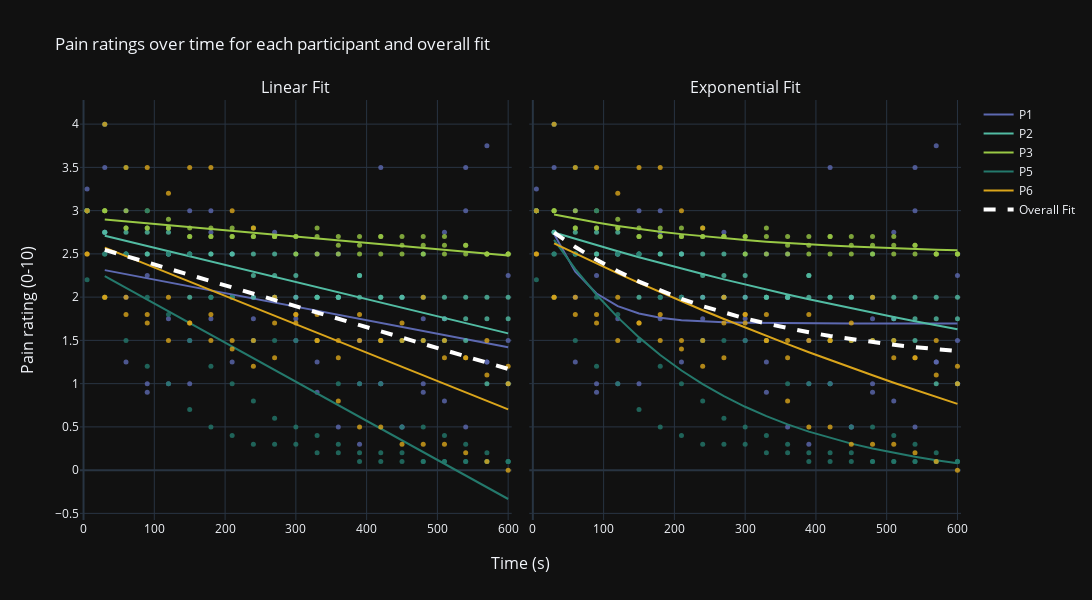

Notebook code cell kept with this figure:
### Markdown cell above
## Visualize pain ratings as function of time

### Code cell
import plotly.graph_objects as go
from plotly.subplots import make_subplots

p_colours = px.colors.qualitative.Vivid

tonic_data["pid"] = tonic_data["pid"].astype(str)
participant_numbers = np.unique(tonic_data["pid"])
fig = make_subplots(rows=1, cols=2, shared_yaxes=True,
                    subplot_titles=("Linear Fit", "Exponential Fit"),
                    x_title="Time (s)", y_title="Pain rating (0-10)",
                    horizontal_spacing=0.02, vertical_spacing=0.1)
# fig = go.Figure()
for p in participant_numbers:
    p=int(p)
    # point data
    fig.add_trace(
        go.Scatter(
            x=tonic_data["timepoint"][tonic_data["pid"] == str(p)],
            y=tonic_data["painrating"][tonic_data["pid"] == str(p)]
            .to_numpy()
            .flatten(),
            mode="markers",
            name=f"P{p}",
            marker=dict(size=10, opacity=0.8, color=p_colours[p]), #px.colors.qualitative.D3[p]),
            showlegend=False
        ), row=1, col=1
    )
    fig.add_trace(
        go.Scatter(
            x=tonic_data["timepoint"][tonic_data["pid"] == str(p)],
            y=tonic_data["painrating"][tonic_data["pid"] == str(p)]
            .to_numpy()
            .flatten(),
            mode="markers",
            name=f"P{p}",
            marker=dict(size=10, opacity=0.8, color=p_colours[p]), #px.colors.qualitative.D3[p]),
            showlegend=False
        ), row=1, col=2
    )

    # fitted data
    fig.add_trace(
        go.Scatter(
            x=timepoints.flatten(),
            y=tonic_fits["participant"]["linear"]["ypred"][p].flatten(), 
            mode="lines",
            name=f"P{p}",
            line=dict(dash="solid", color=p_colours[p]), #px.colors.qualitative.D3[p]),
        ), row=1, col=1
    )
    fig.add_trace(
        go.Scatter(
            x=timepoints.flatten(),
            y=tonic_fits["participant"]["exp"]["ypred"][p].flatten(), 
            mode="lines",
            name=f"P{p}",
            line=dict(dash="solid", color=p_colours[p]), #px.colors.qualitative.D3[p]),
            showlegend=False
        ), row=1, col=2
    )
fig.add_trace(
    go.Scatter(
        x=timepoints.flatten(),
        y=tonic_fits["overall"]["linear"]["ypred"].flatten(),
        mode="lines",
        name="Overall Fit",
        line=dict(dash="dash", color="white", width=4),
    ),row=1, col=1,
)
fig.add_trace(
    go.Scatter(
        x=timepoints.flatten(),
        y=tonic_fits["overall"]["exp"]["ypred"].flatten(),
        mode="lines",
        name="Overall Fit",
        line=dict(dash="dash", color="white", width=4),
        showlegend=False
    ),row=1, col=2
)

fig.update_traces(
    marker_size=5,
    marker_opacity=0.8,
)

fig.update_layout(
    width=1200,
    height=600,
    template="plotly_dark",
    title="Pain ratings over time for each participant and overall fit",
    legend=dict(orientation="v")
)
fig.update_xaxes(range=[-5, 605])

fig.show()

### Figure 1 — Plotly figure (JSON) as saved in the notebook; plotly's stock layout.template omitted (floating-point values rounded to 4 significant figures)
{"data": [{"marker": {"color": "rgb(93, 105, 177)", "opacity": 0.8, "size": 5}, "mode": "markers", "name": "P1", "showlegend": false, "type": "scatter", "x": [5, 5, 5, 30, 30, 30, 60, 60, 60, 90, 90, 90, 120, 120, 120, 150, 150, 150, 180, 180, 180, 210, 210, 210, 240, 240, 240, 270, 270, 270, 300, 300, 300, 330, 330, 330, 360, 360, 360, 390, 390, 390, 420, 420, 420, 450, 450, 450, 480, 480, 480, 510, 510, 510, 540, 540, 540, 570, 570, 570, 600, 600, 600], "xaxis": "x", "y": [3, 3, 3.25, 4, 3.5, 2.75, 3, 2, 1.25, 2.25, 1, 0.9, 2.5, 1, 1.75, 3, 1.5, 1, 2.75, 3, 1.75, 2, 2.5, 1.25, 1.5, 1.75, 2, 2, 2, 2.75, 1.5, 1.75, 2, 0.9, 1.25, 2.5, 0.5, 2.5, 2, 0.3, 1, 1.5, 1, 3.5, 1, 0.5, 2, 0.5, 1.75, 0.9, 1, 2.75, 1.75, 0.8, 3.5, 3, 0.5, 1.25, 3.75, 1.25, 2.25, 1.5, 1], "yaxis": "y"}, {"marker": {"color": "rgb(93, 105, 177)", "opacity": 0.8, "size": 5}, "mode": "markers", "name": "P1", "showlegend": false, "type": "scatter", "x": [5, 5, 5, 30, 30, 30, 60, 60, 60, 90, 90, 90, 120, 120, 120, 150, 150, 150, 180, 180, 180, 210, 210, 210, 240, 240, 240, 270, 270, 270, 300, 300, 300, 330, 330, 330, 360, 360, 360, 390, 390, 390, 420, 420, 420, 450, 450, 450, 480, 480, 480, 510, 510, 510, 540, 540, 540, 570, 570, 570, 600, 600, 600], "xaxis": "x2", "y": [3, 3, 3.25, 4, 3.5, 2.75, 3, 2, 1.25, 2.25, 1, 0.9, 2.5, 1, 1.75, 3, 1.5, 1, 2.75, 3, 1.75, 2, 2.5, 1.25, 1.5, 1.75, 2, 2, 2, 2.75, 1.5, 1.75, 2, 0.9, 1.25, 2.5, 0.5, 2.5, 2, 0.3, 1, 1.5, 1, 3.5, 1, 0.5, 2, 0.5, 1.75, 0.9, 1, 2.75, 1.75, 0.8, 3.5, 3, 0.5, 1.25, 3.75, 1.25, 2.25, 1.5, 1], "yaxis": "y2"}, {"line": {"color": "rgb(93, 105, 177)", "dash": "solid"}, "marker": {"opacity": 0.8, "size": 5}, "mode": "lines", "name": "P1", "type": "scatter", "x": [30, 60, 90, 120, 150, 180, 210, 240, 270, 300, 330, 360, 390, 420, 450, 480, 510, 540, 570, 600], "xaxis": "x", "y": [2.312, 2.265, 2.218, 2.172, 2.125, 2.078, 2.031, 1.984, 1.937, 1.89, 1.843, 1.796, 1.749, 1.702, 1.655, 1.609, 1.562, 1.515, 1.468, 1.421], "yaxis": "y"}, {"line": {"color": "rgb(93, 105, 177)", "dash": "solid"}, "marker": {"opacity": 0.8, "size": 5}, "mode": "lines", "name": "P1", "showlegend": false, "type": "scatter", "x": [30, 60, 90, 120, 150, 180, 210, 240, 270, 300, 330, 360, 390, 420, 450, 480, 510, 540, 570, 600], "xaxis": "x2", "y": [2.728, 2.293, 2.041, 1.896, 1.811, 1.762, 1.734, 1.718, 1.708, 1.703, 1.7, 1.698, 1.697, 1.696, 1.696, 1.696, 1.695, 1.695, 1.695, 1.695], "yaxis": "y2"}, {"marker": {"color": "rgb(82, 188, 163)", "opacity": 0.8, "size": 5}, "mode": "markers", "name": "P2", "showlegend": false, "type": "scatter", "x": [5, 5, 5, 30, 30, 30, 60, 60, 60, 90, 90, 90, 120, 120, 120, 150, 150, 150, 180, 180, 180, 210, 210, 210, 240, 240, 240, 270, 270, 270, 300, 300, 300, 330, 330, 330, 360, 360, 360, 390, 390, 390, 420, 420, 420, 450, 450, 450, 480, 480, 480, 510, 510, 510, 540, 540, 540, 570, 570, 570, 600, 600, 600], "xaxis": "x", "y": [3, 3, 3, 2.75, 2.5, 2.75, 2.75, 2.5, 2.5, 2.75, 2.5, 2.5, 2.75, 2.5, 2.5, 2.5, 2.5, 2, 2.5, 2.5, 2, 2.5, 2.5, 2, 2.5, 2, 2.25, 2.5, 2, 2.25, 2.5, 2, 2.25, 2, 2, 2, 2, 2, 2, 2.25, 2.25, 2, 2, 2, 1.5, 2, 2, 1.5, 2, 1.5, 2.5, 2, 1.5, 1.75, 2, 1.5, 1.75, 2, 1, 1.75, 2, 1, 1.75], "yaxis": "y"}, {"marker": {"color": "rgb(82, 188, 163)", "opacity": 0.8, "size": 5}, "mode": "markers", "name": "P2", "showlegend": false, "type": "scatter", "x": [5, 5, 5, 30, 30, 30, 60, 60, 60, 90, 90, 90, 120, 120, 120, 150, 150, 150, 180, 180, 180, 210, 210, 210, 240, 240, 240, 270, 270, 270, 300, 300, 300, 330, 330, 330, 360, 360, 360, 390, 390, 390, 420, 420, 420, 450, 450, 450, 480, 480, 480, 510, 510, 510, 540, 540, 540, 570, 570, 570, 600, 600, 600], "xaxis": "x2", "y": [3, 3, 3, 2.75, 2.5, 2.75, 2.75, 2.5, 2.5, 2.75, 2.5, 2.5, 2.75, 2.5, 2.5, 2.5, 2.5, 2, 2.5, 2.5, 2, 2.5, 2.5, 2, 2.5, 2, 2.25, 2.5, 2, 2.25, 2.5, 2, 2.25, 2, 2, 2, 2, 2, 2, 2.25, 2.25, 2, 2, 2, 1.5, 2, 2, 1.5, 2, 1.5, 2.5, 2, 1.5, 1.75, 2, 1.5, 1.75, 2, 1, 1.75, 2, 1, 1.75], "yaxis": "y2"}, {"line": {"color": "rgb(82, 188, 163)", "dash": "solid"}, "marker": {"opacity": 0.8, "size": 5}, "mode": "lines", "name": "P2", "type": "scatter", "x": [30, 60, 90, 120, 150, 180, 210, 240, 270, 300, 330, 360, 390, 420, 450, 480, 510, 540, 570, 600], "xaxis": "x", "y": [2.71, 2.65, 2.591, 2.531, 2.472, 2.413, 2.353, 2.294, 2.234, 2.175, 2.116, 2.056, 1.997, 1.938, 1.878, 1.819, 1.759, 1.7, 1.641, 1.581], "yaxis": "y"}, {"line": {"color": "rgb(82, 188, 163)", "dash": "solid"}, "marker": {"opacity": 0.8, "size": 5}, "mode": "lines", "name": "P2", "showlegend": false, "type": "scatter", "x": [30, 60, 90, 120, 150, 180, 210, 240, 270, 300, 330, 360, 390, 420, 450, 480, 510, 540, 570, 600], "xaxis": "x2", "y": [2.747, 2.672, 2.6, 2.53, 2.461, 2.395, 2.33, 2.267, 2.206, 2.146, 2.088, 2.031, 1.976, 1.922, 1.87, 1.819, 1.77, 1.722, 1.675, 1.63], "yaxis": "y2"}, {"marker": {"color": "rgb(153, 201, 69)", "opacity": 0.8, "size": 5}, "mode": "markers", "name": "P3", "showlegend": false, "type": "scatter", "x": [5, 5, 5, 30, 30, 30, 60, 60, 60, 90, 90, 90, 120, 120, 120, 150, 150, 150, 180, 180, 180, 210, 210, 210, 240, 240, 240, 270, 270, 270, 300, 300, 300, 330, 330, 330, 360, 360, 360, 390, 390, 390, 420, 420, 420, 450, 450, 450, 480, 480, 480, 510, 510, 510, 540, 540, 540, 570, 570, 570, 600, 600, 600], "xaxis": "x", "y": [3, 3, 3, 3, 3, 3, 3, 2.8, 2.8, 3, 2.8, 2.8, 2.8, 2.8, 2.9, 2.7, 2.7, 2.8, 2.7, 2.7, 2.8, 2.7, 2.7, 2.8, 2.7, 2.7, 2.8, 2.7, 2.7, 2.7, 2.7, 2.5, 2.7, 2.8, 2.5, 2.7, 2.7, 2.5, 2.6, 2.7, 2.5, 2.6, 2.7, 2.5, 2.7, 2.7, 2.5, 2.6, 2.7, 2.5, 2.6, 2.7, 2.5, 2.6, 2.6, 2.5, 2.6, 2.5, 2.5, 2.5, 2.5, 2.5, 2.5], "yaxis": "y"}, {"marker": {"color": "rgb(153, 201, 69)", "opacity": 0.8, "size": 5}, "mode": "markers", "name": "P3", "showlegend": false, "type": "scatter", "x": [5, 5, 5, 30, 30, 30, 60, 60, 60, 90, 90, 90, 120, 120, 120, 150, 150, 150, 180, 180, 180, 210, 210, 210, 240, 240, 240, 270, 270, 270, 300, 300, 300, 330, 330, 330, 360, 360, 360, 390, 390, 390, 420, 420, 420, 450, 450, 450, 480, 480, 480, 510, 510, 510, 540, 540, 540, 570, 570, 570, 600, 600, 600], "xaxis": "x2", "y": [3, 3, 3, 3, 3, 3, 3, 2.8, 2.8, 3, 2.8, 2.8, 2.8, 2.8, 2.9, 2.7, 2.7, 2.8, 2.7, 2.7, 2.8, 2.7, 2.7, 2.8, 2.7, 2.7, 2.8, 2.7, 2.7, 2.7, 2.7, 2.5, 2.7, 2.8, 2.5, 2.7, 2.7, 2.5, 2.6, 2.7, 2.5, 2.6, 2.7, 2.5, 2.7, 2.7, 2.5, 2.6, 2.7, 2.5, 2.6, 2.7, 2.5, 2.6, 2.6, 2.5, 2.6, 2.5, 2.5, 2.5, 2.5, 2.5, 2.5], "yaxis": "y2"}, {"line": {"color": "rgb(153, 201, 69)", "dash": "solid"}, "marker": {"opacity": 0.8, "size": 5}, "mode": "lines", "name": "P3", "type": "scatter", "x": [30, 60, 90, 120, 150, 180, 210, 240, 270, 300, 330, 360, 390, 420, 450, 480, 510, 540, 570, 600], "xaxis": "x", "y": [2.898, 2.876, 2.854, 2.832, 2.81, 2.788, 2.766, 2.744, 2.722, 2.7, 2.678, 2.656, 2.634, 2.612, 2.59, 2.568, 2.546, 2.524, 2.502, 2.48], "yaxis": "y"}, {"line": {"color": "rgb(153, 201, 69)", "dash": "solid"}, "marker": {"opacity": 0.8, "size": 5}, "mode": "lines", "name": "P3", "showlegend": false, "type": "scatter", "x": [30, 60, 90, 120, 150, 180, 210, 240, 270, 300, 330, 360, 390, 420, 450, 480, 510, 540, 570, 600], "xaxis": "x2", "y": [2.955, 2.906, 2.862, 2.823, 2.788, 2.757, 2.728, 2.703, 2.68, 2.66, 2.641, 2.625, 2.61, 2.597, 2.585, 2.574, 2.564, 2.556, 2.548, 2.541], "yaxis": "y2"}, {"marker": {"color": "rgb(36, 121, 108)", "opacity": 0.8, "size": 5}, "mode": "markers", "name": "P5", "showlegend": false, "type": "scatter", "x": [5, 5, 5, 30, 30, 30, 60, 60, 60, 90, 90, 90, 120, 120, 120, 150, 150, 150, 180, 180, 180, 210, 210, 210, 240, 240, 240, 270, 270, 270, 300, 300, 300, 330, 330, 330, 360, 360, 360, 390, 390, 390, 420, 420, 420, 450, 450, 450, 480, 480, 480, 510, 510, 510, 540, 540, 540, 570, 570, 570, 600, 600, 600], "xaxis": "x", "y": [3, 3, 2.2, 4, 2.5, 2, 3.5, 2.5, 1.5, 3, 2, 1.2, 2.5, 1.8, 1, 2.5, 1.5, 0.7, 2, 1.2, 0.5, 2, 1, 0.4, 1.5, 0.8, 0.3, 1.5, 0.6, 0.3, 1.5, 0.5, 0.3, 1.5, 0.4, 0.2, 1, 0.3, 0.2, 1, 0.2, 0.1, 1, 0.2, 0.1, 0.5, 0.2, 0.1, 0.5, 0.1, 0.1, 0.4, 0.1, 0.1, 0.3, 0.1, 0.1, 0.2, 0.1, 0.1, 0.1, 0.1, 0.1], "yaxis": "y"}, {"marker": {"color": "rgb(36, 121, 108)", "opacity": 0.8, "size": 5}, "mode": "markers", "name": "P5", "showlegend": false, "type": "scatter", "x": [5, 5, 5, 30, 30, 30, 60, 60, 60, 90, 90, 90, 120, 120, 120, 150, 150, 150, 180, 180, 180, 210, 210, 210, 240, 240, 240, 270, 270, 270, 300, 300, 300, 330, 330, 330, 360, 360, 360, 390, 390, 390, 420, 420, 420, 450, 450, 450, 480, 480, 480, 510, 510, 510, 540, 540, 540, 570, 570, 570, 600, 600, 600], "xaxis": "x2", "y": [3, 3, 2.2, 4, 2.5, 2, 3.5, 2.5, 1.5, 3, 2, 1.2, 2.5, 1.8, 1, 2.5, 1.5, 0.7, 2, 1.2, 0.5, 2, 1, 0.4, 1.5, 0.8, 0.3, 1.5, 0.6, 0.3, 1.5, 0.5, 0.3, 1.5, 0.4, 0.2, 1, 0.3, 0.2, 1, 0.2, 0.1, 1, 0.2, 0.1, 0.5, 0.2, 0.1, 0.5, 0.1, 0.1, 0.4, 0.1, 0.1, 0.3, 0.1, 0.1, 0.2, 0.1, 0.1, 0.1, 0.1, 0.1], "yaxis": "y2"}, {"line": {"color": "rgb(36, 121, 108)", "dash": "solid"}, "marker": {"opacity": 0.8, "size": 5}, "mode": "lines", "name": "P5", "type": "scatter", "x": [30, 60, 90, 120, 150, 180, 210, 240, 270, 300, 330, 360, 390, 420, 450, 480, 510, 540, 570, 600], "xaxis": "x", "y": [2.242, 2.106, 1.97, 1.835, 1.699, 1.564, 1.428, 1.293, 1.157, 1.022, 0.8862, 0.7506, 0.6151, 0.4796, 0.344, 0.2085, 0.07296, -0.06258, -0.1981, -0.3336], "yaxis": "y"}, {"line": {"color": "rgb(36, 121, 108)", "dash": "solid"}, "marker": {"opacity": 0.8, "size": 5}, "mode": "lines", "name": "P5", "showlegend": false, "type": "scatter", "x": [30, 60, 90, 120, 150, 180, 210, 240, 270, 300, 330, 360, 390, 420, 450, 480, 510, 540, 570, 600], "xaxis": "x2", "y": [2.663, 2.325, 2.028, 1.766, 1.535, 1.331, 1.152, 0.9942, 0.855, 0.7325, 0.6245, 0.5293, 0.4455, 0.3716, 0.3065, 0.2492, 0.1986, 0.1541, 0.1149, 0.08033], "yaxis": "y2"}, {"marker": {"color": "rgb(218, 165, 27)", "opacity": 0.8, "size": 5}, "mode": "markers", "name": "P6", "showlegend": false, "type": "scatter", "x": [5, 5, 5, 30, 30, 30, 60, 60, 60, 90, 90, 90, 120, 120, 120, 150, 150, 150, 180, 180, 180, 210, 210, 210, 240, 240, 240, 270, 270, 270, 300, 300, 300, 330, 330, 330, 360, 360, 360, 390, 390, 390, 420, 420, 420, 450, 450, 450, 480, 480, 480, 510, 510, 510, 540, 540, 540, 570, 570, 570, 600, 600, 600], "xaxis": "x", "y": [3, 2.5, 2.5, 4, 2, 2, 3.5, 2, 1.8, 3.5, 1.7, 1.8, 3.2, 2, 1.5, 3.5, 1.7, 1.7, 3.5, 1.8, 1.5, 3, 1.5, 1.4, 2.8, 1.5, 1.2, 2, 1.7, 1.3, 1.7, 1.8, 1.8, 1.5, 1.5, 1.8, 0.8, 1.3, 1.5, 0.5, 1.5, 1.8, 0.5, 1.5, 1.5, 0.3, 1.7, 1.5, 0.3, 2, 1.5, 0.3, 1.5, 1.3, 0.2, 1.3, 1.3, 0.1, 1.1, 1.5, 0, 1, 1.2], "yaxis": "y"}, {"marker": {"color": "rgb(218, 165, 27)", "opacity": 0.8, "size": 5}, "mode": "markers", "name": "P6", "showlegend": false, "type": "scatter", "x": [5, 5, 5, 30, 30, 30, 60, 60, 60, 90, 90, 90, 120, 120, 120, 150, 150, 150, 180, 180, 180, 210, 210, 210, 240, 240, 240, 270, 270, 270, 300, 300, 300, 330, 330, 330, 360, 360, 360, 390, 390, 390, 420, 420, 420, 450, 450, 450, 480, 480, 480, 510, 510, 510, 540, 540, 540, 570, 570, 570, 600, 600, 600], "xaxis": "x2", "y": [3, 2.5, 2.5, 4, 2, 2, 3.5, 2, 1.8, 3.5, 1.7, 1.8, 3.2, 2, 1.5, 3.5, 1.7, 1.7, 3.5, 1.8, 1.5, 3, 1.5, 1.4, 2.8, 1.5, 1.2, 2, 1.7, 1.3, 1.7, 1.8, 1.8, 1.5, 1.5, 1.8, 0.8, 1.3, 1.5, 0.5, 1.5, 1.8, 0.5, 1.5, 1.5, 0.3, 1.7, 1.5, 0.3, 2, 1.5, 0.3, 1.5, 1.3, 0.2, 1.3, 1.3, 0.1, 1.1, 1.5, 0, 1, 1.2], "yaxis": "y2"}, {"line": {"color": "rgb(218, 165, 27)", "dash": "solid"}, "marker": {"opacity": 0.8, "size": 5}, "mode": "lines", "name": "P6", "type": "scatter", "x": [30, 60, 90, 120, 150, 180, 210, 240, 270, 300, 330, 360, 390, 420, 450, 480, 510, 540, 570, 600], "xaxis": "x", "y": [2.572, 2.474, 2.376, 2.277, 2.179, 2.08, 1.982, 1.883, 1.785, 1.686, 1.588, 1.49, 1.391, 1.293, 1.194, 1.096, 0.9974, 0.899, 0.8006, 0.7021], "yaxis": "y"}, {"line": {"color": "rgb(218, 165, 27)", "dash": "solid"}, "marker": {"opacity": 0.8, "size": 5}, "mode": "lines", "name": "P6", "showlegend": false, "type": "scatter", "x": [30, 60, 90, 120, 150, 180, 210, 240, 270, 300, 330, 360, 390, 420, 450, 480, 510, 540, 570, 600], "xaxis": "x2", "y": [2.621, 2.503, 2.388, 2.276, 2.165, 2.058, 1.952, 1.849, 1.747, 1.648, 1.551, 1.456, 1.363, 1.272, 1.183, 1.096, 1.011, 0.9274, 0.8456, 0.7656], "yaxis": "y2"}, {"line": {"color": "white", "dash": "dash", "width": 4}, "marker": {"opacity": 0.8, "size": 5}, "mode": "lines", "name": "Overall Fit", "type": "scatter", "x": [30, 60, 90, 120, 150, 180, 210, 240, 270, 300, 330, 360, 390, 420, 450, 480, 510, 540, 570, 600], "xaxis": "x", "y": [2.547, 2.474, 2.402, 2.329, 2.257, 2.185, 2.112, 2.04, 1.967, 1.895, 1.822, 1.75, 1.677, 1.605, 1.532, 1.46, 1.387, 1.315, 1.243, 1.17], "yaxis": "y"}, {"line": {"color": "white", "dash": "dash", "width": 4}, "marker": {"opacity": 0.8, "size": 5}, "mode": "lines", "name": "Overall Fit", "showlegend": false, "type": "scatter", "x": [30, 60, 90, 120, 150, 180, 210, 240, 270, 300, 330, 360, 390, 420, 450, 480, 510, 540, 570, 600], "xaxis": "x2", "y": [2.746, 2.58, 2.431, 2.299, 2.18, 2.075, 1.98, 1.896, 1.821, 1.754, 1.694, 1.641, 1.593, 1.551, 1.513, 1.479, 1.449, 1.422, 1.398, 1.376], "yaxis": "y2"}], "layout": {"annotations": [{"font": {"size": 16}, "showarrow": false, "text": "Linear Fit", "x": 0.245, "xanchor": "center", "xref": "paper", "y": 1, "yanchor": "bottom", "yref": "paper"}, {"font": {"size": 16}, "showarrow": false, "text": "Exponential Fit", "x": 0.755, "xanchor": "center", "xref": "paper", "y": 1, "yanchor": "bottom", "yref": "paper"}, {"font": {"size": 16}, "showarrow": false, "text": "Time (s)", "x": 0.5, "xanchor": "center", "xref": "paper", "y": 0, "yanchor": "top", "yref": "paper", "yshift": -30}, {"font": {"size": 16}, "showarrow": false, "text": "Pain rating (0-10)", "textangle": -90, "x": 0, "xanchor": "right", "xref": "paper", "xshift": -40, "y": 0.5, "yanchor": "middle", "yref": "paper"}], "height": 600, "legend": {"orientation": "v"}, "title": {"text": "Pain ratings over time for each participant and overall fit"}, "width": 1200, "xaxis": {"anchor": "y", "domain": [0, 0.49], "range": [-5, 605]}, "xaxis2": {"anchor": "y2", "domain": [0.51, 1], "range": [-5, 605]}, "yaxis": {"anchor": "x", "domain": [0, 1]}, "yaxis2": {"anchor": "x2", "domain": [0, 1], "matches": "y", "showticklabels": false}}}
